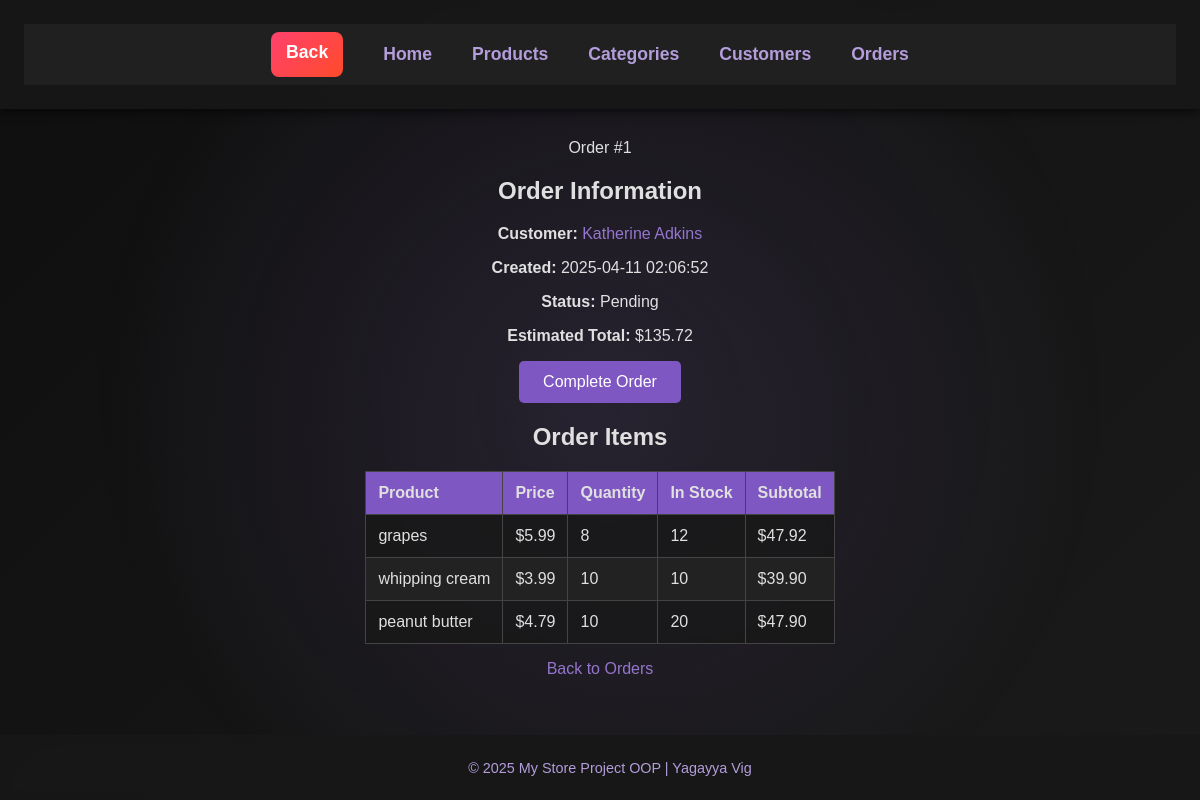
The app's page /orders/1 with its own data.
### models/order.py (models this page shows, shortened)
class Order(db.Model):
    id = db.mapped_column(db.Integer, primary_key=True, autoincrement=True)
    customer_id = db.mapped_column(db.Integer, db.ForeignKey("customer.id"), nullable=False)
    customer = db.relationship('Customer', back_populates='orders')
    created = db.mapped_column(db.DateTime, nullable=False, default=db.func.now())
    completed = db.mapped_column(db.DateTime, nullable=True, default=None)
    amount = db.mapped_column(db.DECIMAL(6, 2), nullable=True, default=None)
    delivery = db.mapped_column(db.Boolean, default=False)  # False = pickup, True = delivery
    items = db.relationship('ProductOrder', back_populates='order')
    def estimate(self):
        subtotal = sum(po.product.price * po.quantity for po in self.items)
        if self.delivery:
            if self.customer.premium:
                subtotal += 1  # $1 delivery fee for premium customers
            else:
                subtotal += 5  # $5 delivery fee for regular customers
        return subtotal

### models/customer.py (models this page shows, shortened)
class Customer(db.Model):
    id = db.mapped_column(db.Integer, primary_key=True)
    name = db.mapped_column(db.String, nullable=False)
    phone = db.mapped_column(db.String)
    money = db.mapped_column(db.DECIMAL(10, 2), default=0)
    premium = db.mapped_column(db.Boolean, default=False)
    orders = db.relationship("Order", back_populates="customer")

### models/product.py (models this page shows, shortened)
class Product(db.Model):
    id = db.mapped_column(db.Integer, primary_key=True)
    name = db.mapped_column(db.String)
    price = db.mapped_column(db.DECIMAL(10,2))
    available = db.mapped_column(db.Integer, default=0)
    category_id = db.mapped_column(db.Integer, db.ForeignKey("category.id"))
    category = db.relationship("Category", back_populates="products")

### models/product_order.py (models this page shows, shortened)
class ProductOrder(db.Model):
    product_id = db.mapped_column(db.ForeignKey("product.id"), primary_key=True)
    order_id = db.mapped_column(db.ForeignKey("order.id"), primary_key=True)
    quantity = db.mapped_column(db.Integer, nullable=False)
    product = db.relationship('Product')
    order = db.relationship('Order', back_populates='items')

### app.py (the view)
@app.route("/orders/<int:id>")
def order(id):
    order_obj = db.session.execute(db.select(Order).where(Order.id == id)).scalar_one_or_none()
    if not order_obj:
        return render_template("error.html", message=f"Order with ID {id} not found"), 404
    return render_template("orders_detail.html", order=order_obj)

### templates/orders_detail.html (shortened to what this page needs)
{% extends "base.html" %}
{% block header %}Order #{{ order.id }}{% endblock %}
{% block content %}
    <div>
        <h2>Order Information</h2>
        <p>
            <strong>Customer:</strong>
            <a href="{{ url_for('customer_detail', id=order.customer.id) }}">
                {{ order.customer.name }}
            </a>
        </p>
        <p><strong>Created:</strong> {{ order.created.strftime('%Y-%m-%d %H:%M:%S') }}</p>
        <p>
            <strong>Status:</strong>
            {% if order.completed %}
                Completed on {{ order.completed.strftime('%Y-%m-%d %H:%M:%S') }}
            {% else %}
                Pending
            {% endif %}
        </p>
        {% if order.completed %}
            <p><strong>Total Amount:</strong> ${{ order.amount }}</p>
        {% else %}
            <p><strong>Estimated Total:</strong> ${{ "%.2f"|format(order.estimate()) }}</p>
            <form method="post" action="{{ url_for('complete_order', id=order.id) }}">
                <button type="submit">Complete Order</button>
            </form>
        {% endif %}
    </div>
    <h2>Order Items</h2>
    <table>
        <thead>
            <tr>
                <th>Product</th>
                <th>Price</th>
                <th>Quantity</th>
                <th>In Stock</th>
                <th>Subtotal</th>
            </tr>
        </thead>
        <tbody>
            {% for item in order.items %}
            <tr>
                <td>{{ item.product.name }}</td>
                <td>${{ "%.2f"|format(item.product.price) }}</td>
                <td>{{ item.quantity }}</td>
                <td>
                    {% if not order.completed and item.quantity > item.product.available %}
                        <span class="warning">{{ item.product.available }} (Not enough!)</span>
                    {% else %}
                        {{ item.product.available }}
                    {% endif %}
                </td>
                <td>${{ "%.2f"|format(item.product.price * item.quantity) }}</td>
            </tr>
            {% endfor %}
        </tbody>
    </table>
    <p><a href="{{ url_for('orders') }}">Back to Orders</a></p>
{% endblock %}

### static/style.css (style rules this page uses)
body { font-family: 'Arial', sans-serif; margin: 0; padding: 0; background: linear-gradient(135deg, #0f0f0f, #1a1a1a); color: #e0e0e0; display: flex; flex-direction: column; min-height: 100vh; overflow-x: hidden; }
body::before { content: ""; position: fixed; top: 0; left: 0; width: 100%; height: 100%; background: radial-gradient(circle, rgba(114,91,160,0.2) 0%, rgba(0,0,0,0) 70%); z-index: -1; }
a { color: #9575cd; text-decoration: none; transition: color 0.3s ease; }
button { background: #7e57c2; color: white; padding: 12px 24px; border: none; border-radius: 5px; font-size: 1rem; cursor: pointer; transition: background 0.3s ease, box-shadow 0.3s ease; }
table { width: 100%; border-collapse: collapse; background: rgba(24, 24, 24, 0.8); color: #e0e0e0; margin-top: 20px; backdrop-filter: blur(5px); }
th, td { border: 1px solid #444; padding: 12px; text-align: left; }
th { background: #7e57c2; }
tr:nth-child(even) { background: #222; }
table tbody tr { opacity: 0; transform: translateY(20px); animation: fadeInUp 0.6s ease-in-out forwards; }

### records on screen
Order: id "1", created "2025-04-11 02:06:52"
Customer: customer.name "Katherine Adkins"
Product: estimate "135.72", product.price "5.99", item.product.price*item.quantity "47.92"
ProductOrder: product.name "grapes", quantity "8", product.available "12"
ProductOrder: product.name "whipping cream", quantity "10", product.available "10"
Product: product.price "3.99", item.product.price*item.quantity "39.90"
ProductOrder: product.name "peanut butter", quantity "10", product.available "20"
Product: product.price "4.79", item.product.price*item.quantity "47.90"
